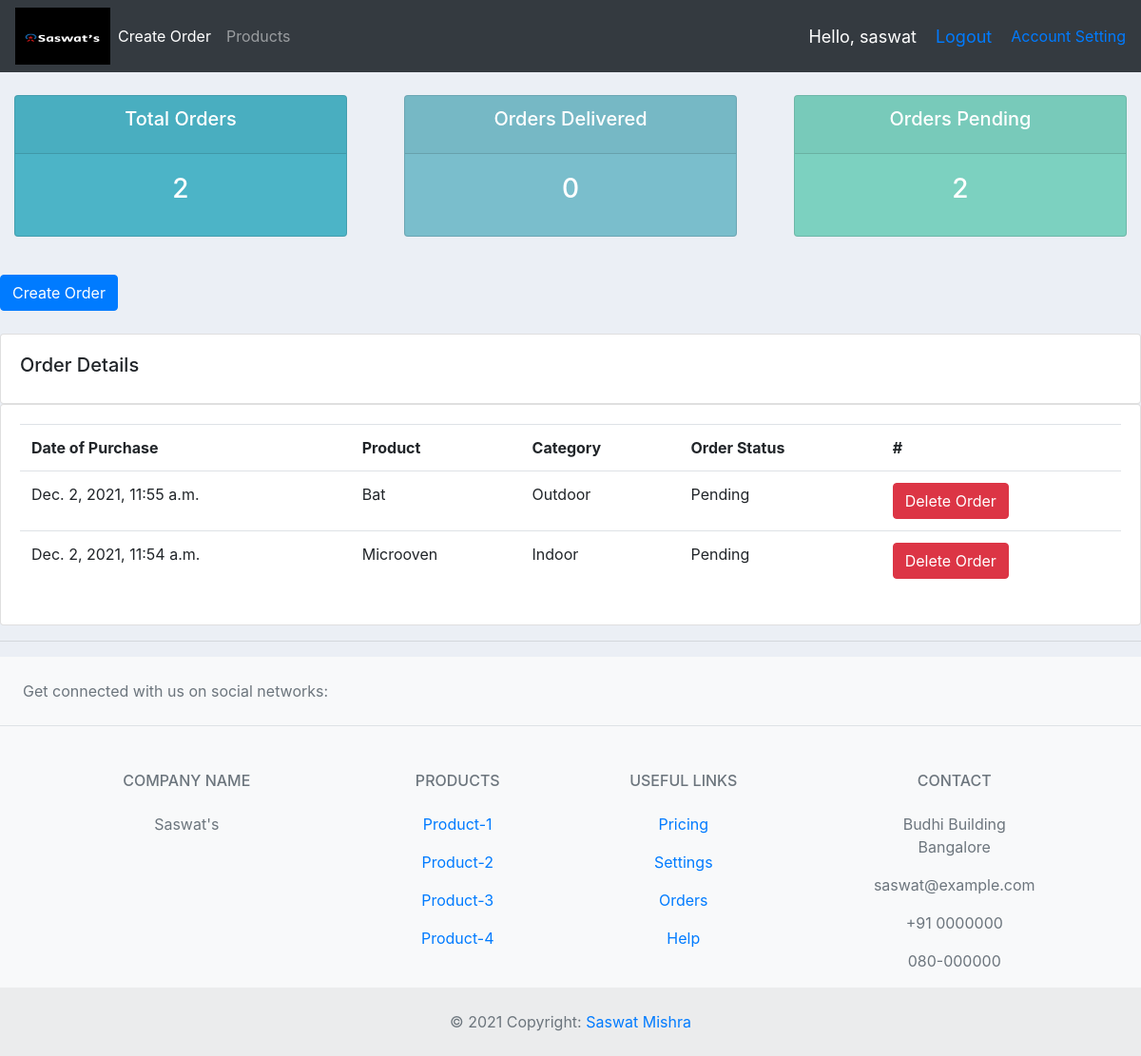
Page /userpage (signed in) on the earlier database version.
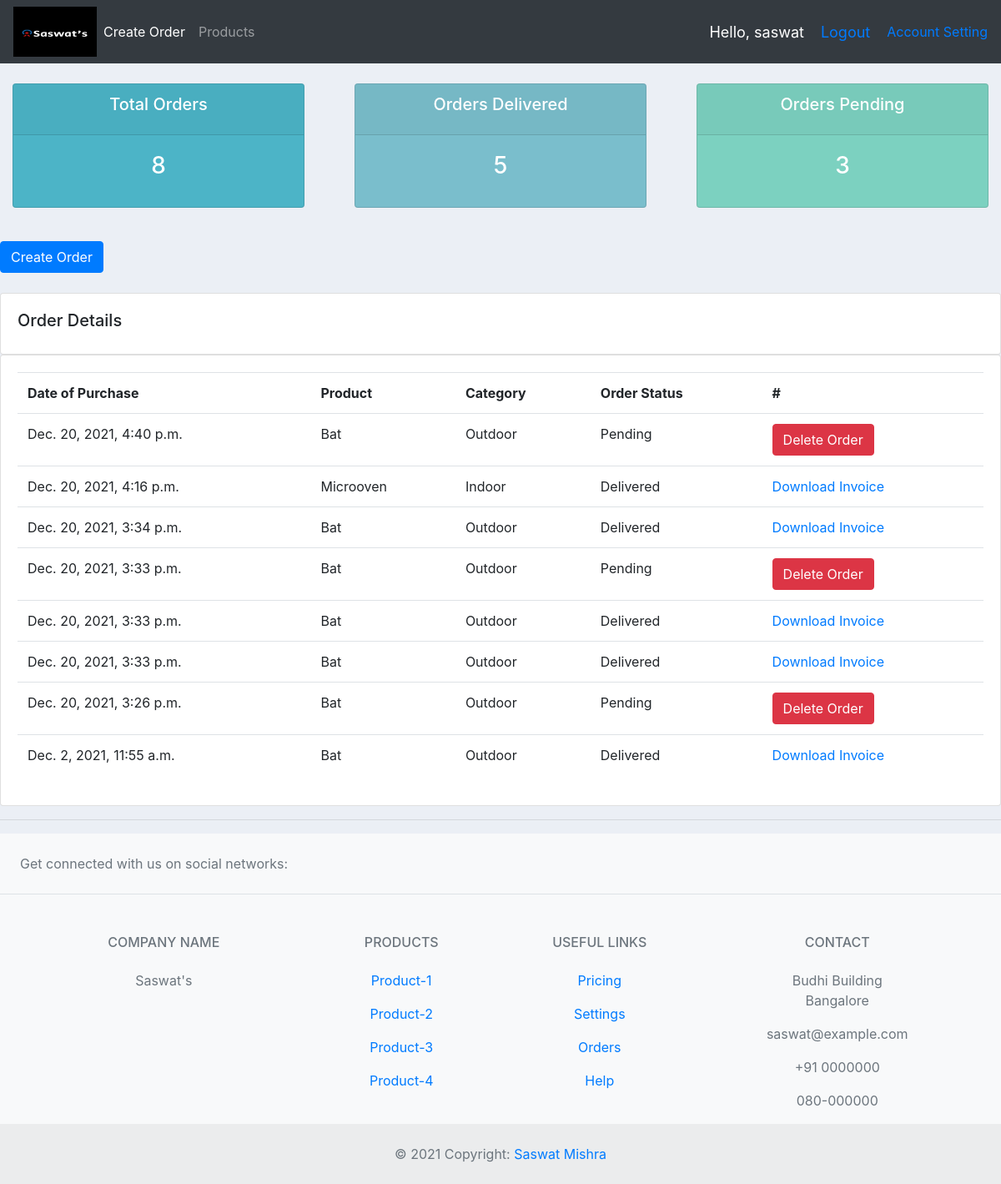
Same page on the later database version.
### accounts/models.py (models this page shows, shortened)
class Order(models.Model):
    STATUS = (
        ('Pending', 'Pending'),
        ('Out for delivery', 'Out for delivery'),
        ('Delivered', 'Delivered')
    )
    customer = models.ForeignKey(Customer, null = True, on_delete=models.SET_NULL)
    product = models.ForeignKey(Product,null=True, on_delete=models.SET_NULL)
    date_created = models.DateTimeField(auto_now_add=True, null=True)
    status = models.CharField(max_length=100, choices=STATUS, default='Pending', null=True)

class Product(models.Model):
    CATEGORY = (
        ('Indoor', 'Indoor'),
        ('Outdoor', 'Outdoor')
    )
    name = models.CharField(max_length=200, null=True)
    price = models.FloatField(null=True)
    category = models.CharField(max_length=200, choices = CATEGORY,null=True)
    description = models.CharField(max_length=500, null=True)
    product_pic = models.ImageField(default ='default-product.png', null=True, blank=True)
    date_created = models.DateTimeField(auto_now_add=True, null=True)
    tags = models.ManyToManyField(Tag)
    def __str__(self):
        return self.name

### accounts/decorators.py (the view)
        def wrapper_func(request, *args, **kwargs):
            group = None
            if request.user.groups.exists():
                group = request.user.groups.all()[0].name
                if group in allowed_roles:
                    return view_func(request, *args, **kwargs)
                else:
                    return HttpResponse('You are not allowed to visit this page')

### accounts/views.py (called while the page is built)
@login_required(login_url='login')
@allowed_users(allowed_roles=['customer'])
def userPage(request):
    orders = request.user.customer.order_set.all().order_by('-date_created')
    total_order = orders.count()
    delivered = orders.filter(status ='Delivered').count()
    pending = orders.filter(status = 'Pending').count()
    context = {"orders": orders, "total_order": total_order, "delivered": delivered, "pending": pending}
    return render(request, 'userpage.html', context)

### accounts/templates/userpage.html (shortened to what this page needs)
{% extends 'main.html' %}
{% block content %}
<br>
<div class="row">
	<div class="col">
		<div class="col-md">
			<div class="card text-center text-white  mb-3" id="total-orders">
			  	<div class="card-header">
			  		<h5 class="card-title">Total Orders</h5>
			  	</div>
			  	<div class="card-body">
			    	<h3 class="card-title">{{total_order}}</h3>
			  	</div>
			</div>
		</div>
	</div>
	<div class="col">
		<div class="col-md">
			<div class="card text-center text-white  mb-3" id="orders-delivered">
			  	<div class="card-header">
			  		<h5 class="card-title">Orders Delivered</h5>
			  	</div>
			  	<div class="card-body">
			    	<h3 class="card-title">{{delivered}}</h3>
			  	</div>
			</div>
		</div>
	</div>
	<div class="col">
		<div class="col-md">
			<div class="card text-center text-white  mb-3" id="orders-pending">
			  	<div class="card-header">
			  		<h5 class="card-title">Orders Pending</h5>
			  	</div>
			  	<div class="card-body">
			    	<h3 class="card-title">{{pending}}</h3>
			  	</div>
			</div>
		</div>
	</div>
</div>
<br>
<a class="btn btn-primary" href="{% url 'create_order' request.user.id %}">Create Order</a>
<br>
<br>
		<div class="row">
			<div class="col-md">
				<div class="card card-body">
					<h5>Order Details</h5>
				</div>
				<div class="card card-body">
					<table class="table">
						<tr>
                            <th>Date of Purchase</th>
							<th>Product</th>
							<th>Category</th>
                            <th>Order Status</th>
							<th>#</th>
						</tr>
						{% for order in orders %}
						<tr>
                            <td>{{order.date_created}} </td>
							<td>{{order.product}} </td>
							<td>{{order.product.category}} </td>
                            <td>{{order.status}} </td>
							{% if order.status != 'Delivered' %}
							<td><a class="btn btn-danger" href="{% url 'delete_order' order.id %}">Delete Order</a></td>
							{% else %}
							<td><a href="">Download Invoice</a> </td>
							{% endif %}
						</tr>
						{% endfor %}
					</table>
				</div>
			</div>
		</div>
{% endblock %}

### accounts/templates/main.html (shortened to what this page needs)
<!DOCTYPE html>
{% load static %}
<html lang="en">
<head>
    <link rel="stylesheet" href="https://maxcdn.bootstrapcdn.com/bootstrap/4.0.0/css/bootstrap.min.css">
	  <link rel="stylesheet" href="{% static 'css/main.css' %}">
</head>
<body>
    {% include 'nav.html' %}
    {% block content %}
    {% endblock %}
    <hr>
<footer class="text-center text-lg-start bg-light text-muted">
    <section
      class="d-flex justify-content-center justify-content-lg-between p-4 border-bottom"
    >
      <div class="me-5 d-none d-lg-block">
        <span>Get connected with us on social networks:</span>
      </div>
    </section>
    <section class="">
      <div class="container text-center text-md-start mt-5">
        <div class="row mt-3">
          <div class="col-md-3 col-lg-4 col-xl-3 mx-auto mb-4">
            <h6 class="text-uppercase fw-bold mb-4">
              Company name
            </h6>
            <p>
              Saswat's
            </p>
          </div>
          <div class="col-md-2 col-lg-2 col-xl-2 mx-auto mb-4">
            <h6 class="text-uppercase fw-bold mb-4">
              Products
            </h6>
            <p>
              <a href="#!" class="text-reset">Product-1</a>
            </p>
            <p>
              <a href="#!" class="text-reset">Product-2</a>
            </p>
            <p>
              <a href="#!" class="text-reset">Product-3</a>
            </p>
            <p>
              <a href="#!" class="text-reset">Product-4</a>
            </p>
          </div>
          <div class="col-md-3 col-lg-2 col-xl-2 mx-auto mb-4">
            <h6 class="text-uppercase fw-bold mb-4">
              Useful links
            </h6>
            <p>
              <a href="#!" class="text-reset">Pricing</a>
            </p>
            <p>
              <a href="#!" class="text-reset">Settings</a>
            </p>
            <p>
              <a href="#!" class="text-reset">Orders</a>
            </p>
            <p>
              <a href="#!" class="text-reset">Help</a>
            </p>
          </div>
          <div class="col-md-4 col-lg-3 col-xl-3 mx-auto mb-md-0 mb-4">
            <h6 class="text-uppercase fw-bold mb-4">
              Contact
            </h6>
            <p>Budhi Building <br> Bangalore </p>
            <p>
              saswat@example.com
            </p>
            <p> +91 0000000</p>
            <p>080-000000</p>
          </div>
        </div>
      </div>
    </section>
    <div class="text-center p-4" style="background-color: rgba(0, 0, 0, 0.05);">
      © 2021 Copyright:
      <a class="text-reset fw-bold" href="{% url 'products' %}">Saswat Mishra</a>
    </div>
  </footer>
</body>
</html>

### accounts/templates/nav.html (shortened to what this page needs)
{% load static %}
    <nav class="navbar navbar-expand-lg navbar-dark bg-dark">
        <img class="saswat-logo6" src="{% static 'images/saswat-logo6.png'%}" alt="logo6" height="60" width="100">
        <div class="collapse navbar-collapse" id="navbarNavAltMarkup">
          <div class="navbar-nav">
            {% if request.user.groups.all.0.name == 'admin' %}
            <a class="nav-item nav-link active" href="/"> Dashboard </a>
            {% else %}
            <a class="nav-item nav-link active" href="{% url 'create_order' request.user.id %}"> Create Order </a>
            {% endif %}
            <a class="nav-item nav-link" href="{% url 'products' %}">Products</a>
          </div>
        </div>
          {% if user.is_authenticated %}
          <span class="hello-user">Hello, {{request.user}}</span>
        <span class="hello-user"><a href="{% url 'logout' %}">Logout</a></span>
        <span class="settings"><a href="{% url 'settings' %}">Account Setting</a></span>
        {% else %}
        <span class="hello-user"><a href="{% url 'login' %}">Login</a></span>
        {% endif %}
      </nav>

### static/css/main.css (style rules this page uses)
body { background-color: #ebeff5; }
#total-orders { background-color: #4cb4c7; }
#orders-delivered { background-color: #7abecc; }
#orders-pending { background-color: #7CD1C0; }

### accounts/templates/nav.html (style rules this page uses)
.hello-user { font-size: 18px; color: #fff; margin-right: 20px; }

Differences in the rows shown:
removed Order: date_created "Dec. 2, 2021, 11:54 a.m.", product "Microoven", product.category "Indoor", status "Pending", shows "Delete Order"
added Order: date_created "Dec. 20, 2021, 4:40 p.m.", product "Bat", product.category "Outdoor", status "Pending", shows "Delete Order"
added Order: date_created "Dec. 20, 2021, 4:16 p.m.", product "Microoven", product.category "Indoor", status "Delivered", shows "Download Invoice"
added Order: date_created "Dec. 20, 2021, 3:34 p.m.", product "Bat", product.category "Outdoor", status "Delivered", shows "Download Invoice"
added Order: date_created "Dec. 20, 2021, 3:33 p.m.", product "Bat", product.category "Outdoor", status "Pending", shows "Delete Order"
added Order: date_created "Dec. 20, 2021, 3:33 p.m.", product "Bat", product.category "Outdoor", status "Delivered", shows "Download Invoice"
added Order: date_created "Dec. 20, 2021, 3:33 p.m.", product "Bat", product.category "Outdoor", status "Delivered", shows "Download Invoice"
added Order: date_created "Dec. 20, 2021, 3:26 p.m.", product "Bat", product.category "Outdoor", status "Pending", shows "Delete Order"
changed Order "Dec. 2, 2021, 11:55 a.m.": status "Pending" → "Delivered"; status "Delete Order" → "Download Invoice"
Other differences:
{{ total_order }}: "2" → "8"
{{ delivered }}: "0" → "5"
{{ pending }}: "2" → "3"
